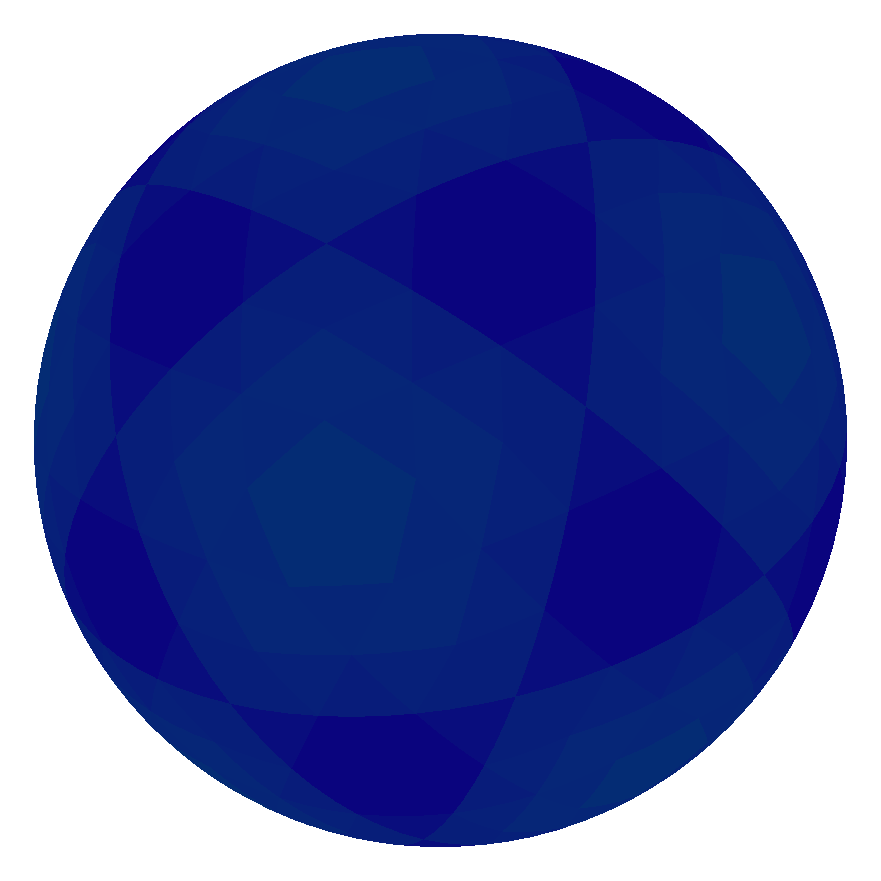
#> input picture clip_quality1.png, 881 x 881 px, given in place of clip_compare.png, which was not available
$ python figure_util.py
#> lines starting #> are read from the running program, lines starting #| are printed output that depends on the picture; pictures that were not available may be replaced by others from this repository, and a replacement may not be noted
from matplotlib.figure import Figure, Axes
import matplotlib.pyplot as plt
from PIL import Image
import numpy as np
import matplotlib


# [61 lines left out: functions get_img, draw_zoom, not called in this run]


def split_lr(file_path: str, f1=None, f2=None):
    dot_position = file_path.rfind('.')

    if f1 is None:
        left_file_path = file_path[:dot_position] + '0' + file_path[dot_position:]
    else:
        left_file_path = f1

    if f2 is None:
        right_file_path = file_path[:dot_position] + '1' + file_path[dot_position:]
    else:
        right_file_path = f2

    im = Image.open(file_path)  # type: Image.Image
#> im is the input picture: PIL image 881x881 RGBA; mean R, G, B, A 89.2, 102, 165.7, 255
    width, height = im.size
#> width = 881; height = 881
    im.crop((0, 0, int(width / 2), height)) \
        .save(left_file_path)
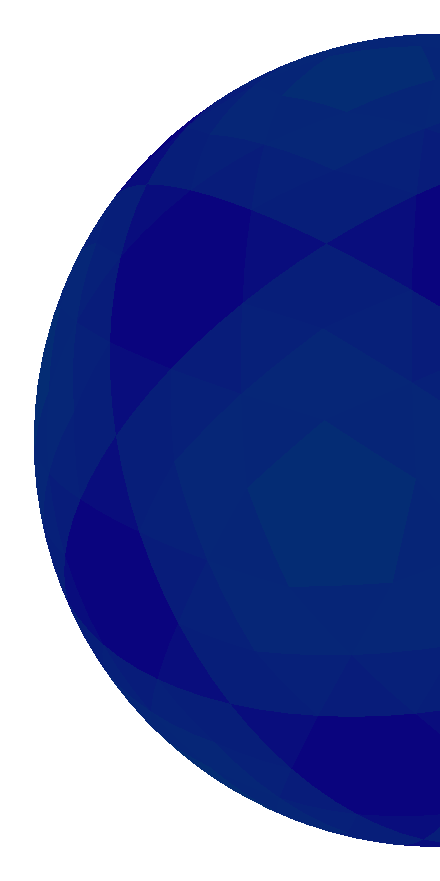
#> saved as clip_compare0.png: PIL image 440x881 RGBA; mean R, G, B, A 89.2, 103, 165.5, 255
    im.crop((int(width / 2), 0, width, height)) \
        .save(right_file_path)
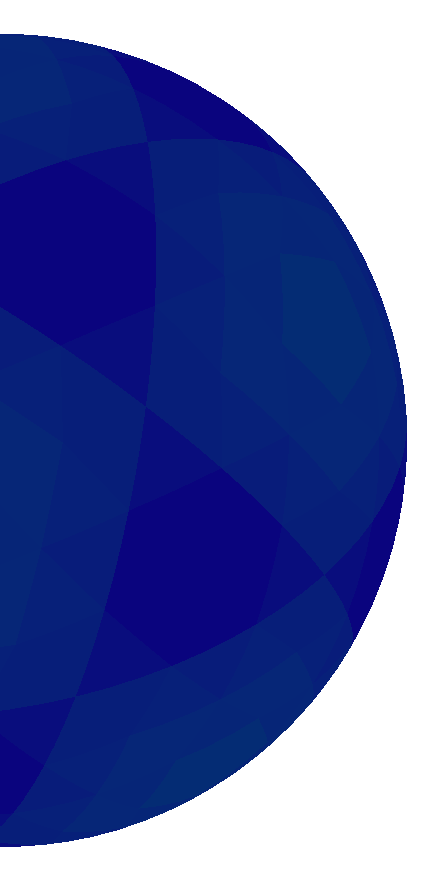
#> saved as clip_compare1.png: PIL image 441x881 RGBA; mean R, G, B, A 89.3, 101.1, 165.9, 255


# [38 lines left out: function draw_figure, not called in this run]


if __name__ == '__main__':
    # [12 lines of commented-out code are left out]

    png = '/home/ac/thesis/zju_thesis/figures/clip/clip_compare.png'
    split_lr(png)

$ run again, on clip_quality2.png
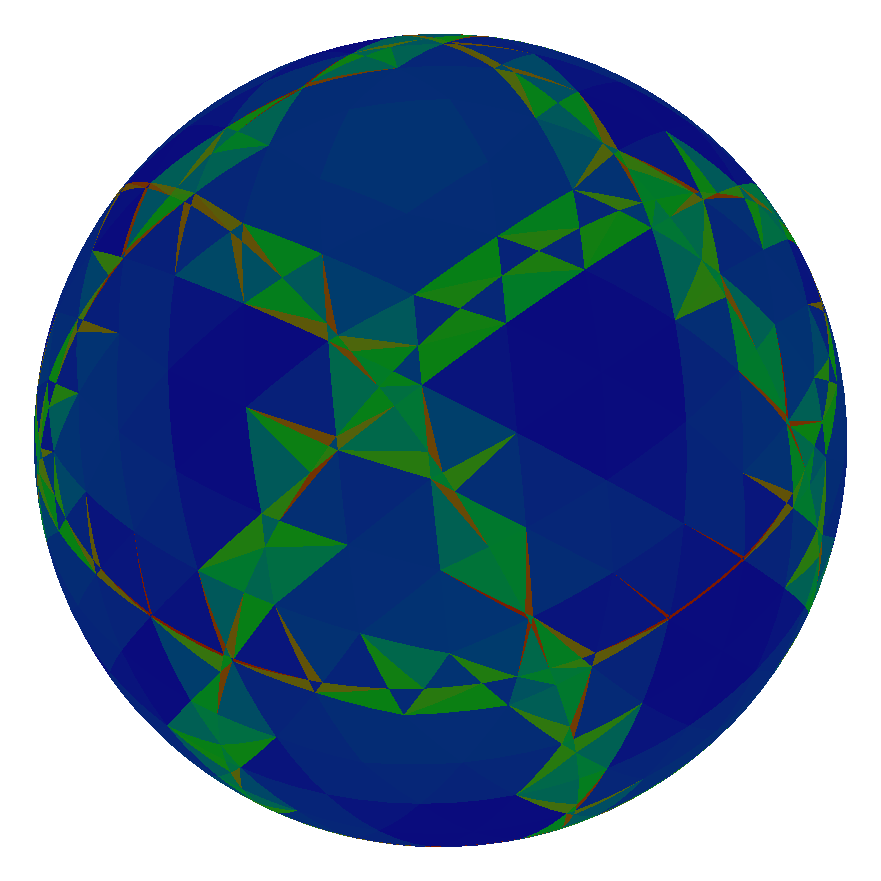
#> input picture clip_quality2.png, 881 x 881 px, given in place of clip_compare.png, which was not available
#> in split_lr, im is the input picture: PIL image 881x881 RGBA; mean R, G, B, A 90.9, 119.6, 151.2, 255
#> in split_lr, `im.crop((0, 0, int(width / 2), height)) \ .save(left_file_path)`:
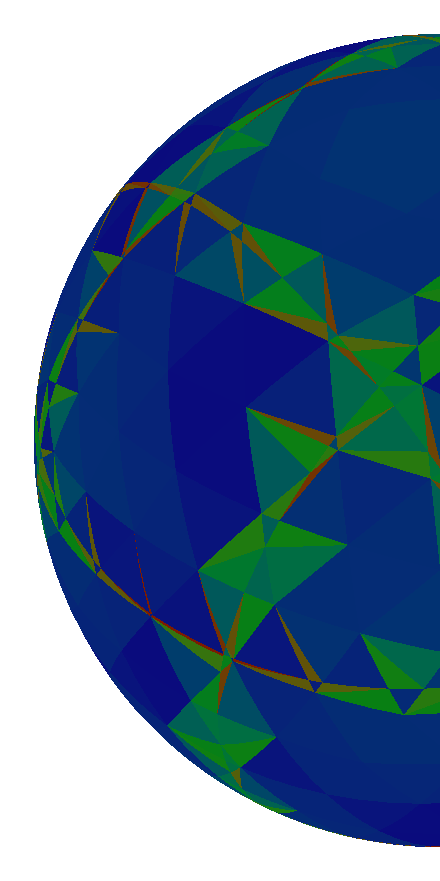
#> saved as clip_compare0.png: PIL image 440x881 RGBA; mean R, G, B, A 90.9, 120.5, 151.2, 255
#> in split_lr, `im.crop((int(width / 2), 0, width, height)) \ .save(right_file_path)`:
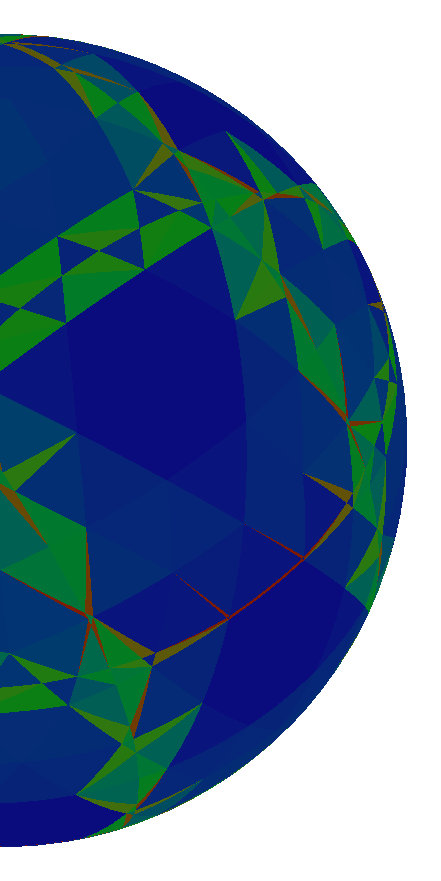
#> saved as clip_compare1.png: PIL image 441x881 RGBA; mean R, G, B, A 90.8, 118.6, 151.2, 255
